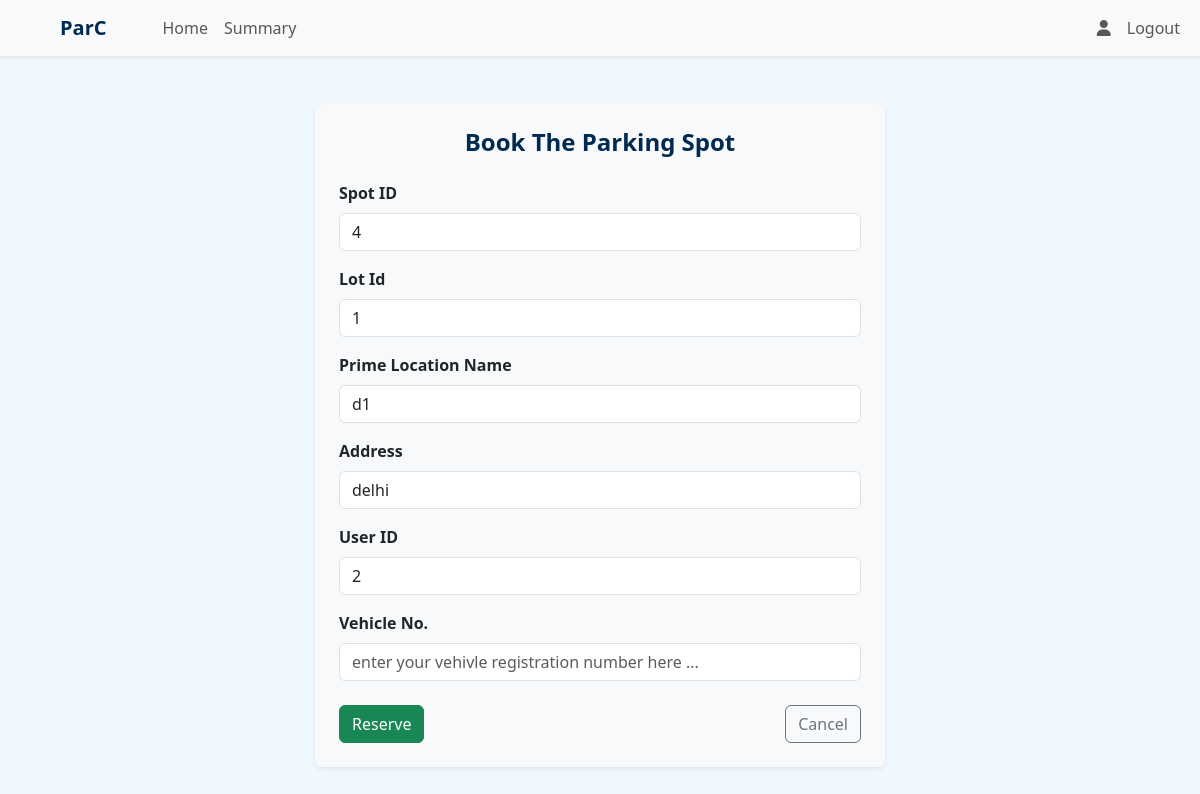
/user/book_spot/1 (signed in), run on the app's committed database.
### application/models.py (models this page shows)
class ParkingSpot(db.Model):
    id = db.Column(db.Integer, primary_key = True)
    lot_id = db.Column(db.Integer, db.ForeignKey('parking_lot.id'), nullable = False)
    status = db.Column(db.String, nullable = False, default = 'available')
    reservations = db.relationship('Reservation', backref = 'spot', cascade = 'all, delete')

class ParkingLot(db.Model):
    id = db.Column(db.Integer, primary_key = True)
    pl_name = db.Column(db.String, nullable = False)
    price = db.Column(db.Integer, nullable = False, default = 1000)
    address = db.Column(db.String, nullable = False)
    pincode = db.Column(db.Integer, nullable = False)
    capacity = db.Column(db.Integer, nullable = False)
    spots_count = db.Column(db.Integer, nullable = False)
    created_at = db.Column(db.DateTime, nullable = False)
    spots = db.relationship('ParkingSpot', backref = 'lot', cascade = 'all, delete')

class User(db.Model, UserMixin):
    id = db.Column(db.Integer, primary_key = True)
    email = db.Column(db.String, unique = True, nullable = False)
    username = db.Column(db.String, unique = True, nullable = False)
    password = db.Column(db.String, nullable = False)
    fs_uniquifier = db.Column(db.String, unique= True, nullable = False)
    active = db.Column(db.Boolean, default = True, nullable = False)
    roles = db.relationship('Role', secondary = 'user_roles', backref = 'bearer')
    reservations = db.relationship('Reservation', backref = 'bearer')

### application/routes.py (the view)
@app.route('/user/book_spot/<int:lot_id>')
@auth_required()
@roles_required('user')
def book_spot(lot_id):
    user = current_user
    spot = ParkingSpot.query.filter_by(lot_id = lot_id, status="available").first()
    if not spot:
        flash("no available parking spots found", "danger")
        return redirect(url_for('user_dashboard'))
    return render_template('book_spot.html', spot=spot, user=user)

### templates/book_spot.html (shortened to what this page needs)
{% extends "user_dashboard.html" %}
{% block content %}
<div class="container my-5">
    <div class="row justify-content-center">
        <div class="col-md-6 bg-light p-4 rounded shadow-sm">
            <h4 class="text-center fw-bold mb-4">Book The Parking Spot</h4>
            <form action="{{url_for('reserve_spot', spot_id=spot.id)}}" method="post">
                <div class="mb-3">
                    <label for="spot_id" class="form-label fw-semibold">Spot ID</label>
                    <input type="text" class="form-control" id="spot_id" name="spot_id" value="{{spot.id}}" readonly>
                </div>
                <div class="mb-3">
                    <label for="lot_id" class="form-label fw-semibold">Lot Id</label>
                    <input type="text" class="form-control" id="lot_id" name="lot_id" value="{{spot.lot_id}}" readonly>
                </div>
                <div class="mb-3">
                    <label for="pl_name" class="form-label fw-semibold">Prime Location Name</label>
                    <input type="text" class="form-control" id="pl_name" name="pl_name" value="{{spot.lot.pl_name}}"
                        readonly>
                </div>
                <div class="mb-3">
                    <label for="address" class="form-label fw-semibold">Address</label>
                    <input type="text" class="form-control" id="address" name="address" value="{{spot.lot.address}}"
                        readonly>
                </div>
                <div class="mb-3">
                    <label for="user_id" class="form-label fw-semibold">User ID</label>
                    <input type="text" class="form-control" id="user_id" name="user_id" value="{{user.id}}" readonly>
                </div>
                <div class="mb-3">
                    <label for="vrn" class="form-label fw-semibold">Vehicle No.</label>
                    <input type="text" class="form-control" id="vrn" name="vrn"
                        placeholder="enter your vehivle registration number here ..." required>
                </div>
                <div class="mt-4 d-flex justify-content-between">
                    <button type="submit" class="btn btn-success">Reserve</button>
                    <a href="javascript:history.back()" class="btn btn-outline-secondary">Cancel</a>
                </div>
            </form>
        </div>
    </div>
</div>
{% endblock %}

### templates/user_dashboard.html (style rules this page uses)
body { background-image: none !important; }

### data on the page
ParkingSpot: spot_id "4", lot_id "1"
ParkingLot: pl_name "d1", address "delhi"
User: user_id "2"
